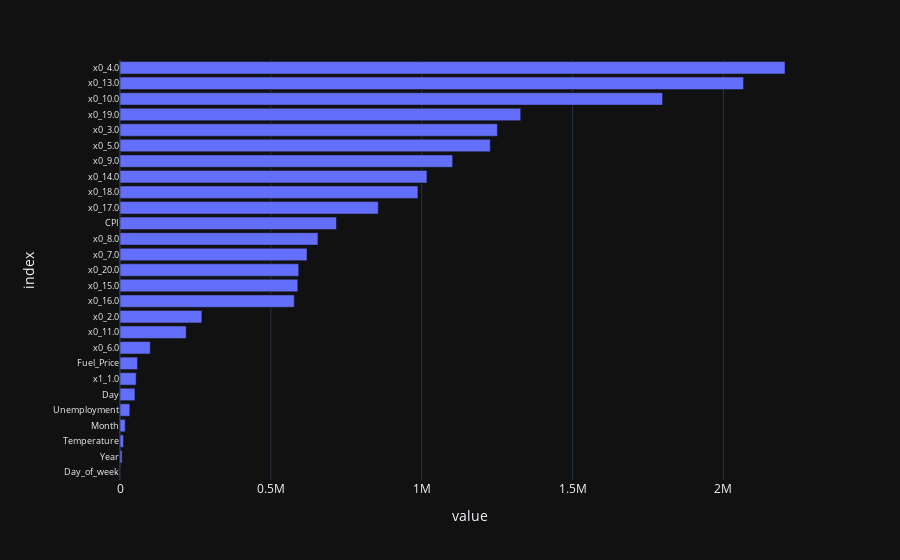

The notebook cell this image was saved under:
### Code cell
# Plot coefficients
fig = px.bar(feature_importance, orientation = 'h')
fig.update_layout(showlegend = False, 
                  margin = {'l': 120} # to avoid cropping of column names
                 )
fig.update_yaxes(tickfont_size=9)
fig.show()

### Figure 1 — Plotly figure (JSON) as saved in the notebook; plotly's stock layout.template omitted (floating-point values rounded to 4 significant figures)
{"data": [{"alignmentgroup": "True", "hovertemplate": "variable=coefficients<br>value=%{x}<br>index=%{y}<extra></extra>", "legendgroup": "coefficients", "marker": {"color": "#636efa", "pattern": {"shape": ""}}, "name": "coefficients", "offsetgroup": "coefficients", "orientation": "h", "showlegend": true, "textposition": "auto", "type": "bar", "x": [1.909e-08, 6895.0, 11460.0, 17240.0, 32480.0, 49590.0, 53530.0, 57980.0, 100300.0, 219400.0, 271300.0, 577600.0, 589300.0, 592400.0, 619800.0, 656200.0, 717500.0, 856100.0, 987500.0, 1017000.0, 1103000.0, 1227000.0, 1251000.0, 1328000.0, 1798000.0, 2067000.0, 2204000.0], "xaxis": "x", "y": ["Day_of_week", "Year", "Temperature", "Month", "Unemployment", "Day", "x1_1.0", "Fuel_Price", "x0_6.0", "x0_11.0", "x0_2.0", "x0_16.0", "x0_15.0", "x0_20.0", "x0_7.0", "x0_8.0", "CPI", "x0_17.0", "x0_18.0", "x0_14.0", "x0_9.0", "x0_5.0", "x0_3.0", "x0_19.0", "x0_10.0", "x0_13.0", "x0_4.0"], "yaxis": "y"}], "layout": {"barmode": "relative", "legend": {"title": {"text": "variable"}, "tracegroupgap": 0}, "margin": {"l": 120, "t": 60}, "showlegend": false, "xaxis": {"anchor": "y", "domain": [0, 1], "title": {"text": "value"}}, "yaxis": {"anchor": "x", "domain": [0, 1], "tickfont": {"size": 9}, "title": {"text": "index"}}}}
